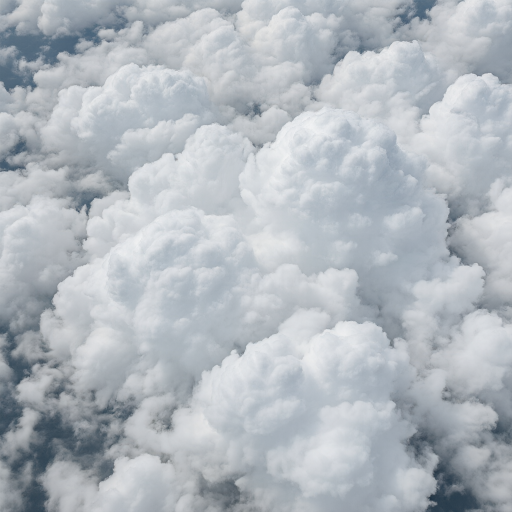
#> input picture dsh-image-gen/image-a516f86e.png, 1024 x 1024 px, found by its file name (shown at 1/2 size)
$ python env_clouds_photo.py
#> lines starting #> are read from the running program, lines starting #| are printed output that depends on the picture
#> in main, photo is the input picture: PIL image 1024x1024 RGB; mean R, G, B 177.3, 183.8, 190.2
#!/usr/bin/env python3
"""Bake the sky cloud map from a real reference photo (user-supplied), full 1024 res.

Goal (6.3.1, after two field reports): puffy cumulus like the reference photo,
not a mosaic of 12-unit blocks.

Resolution matters and 256 was a wrong constraint: LevelRenderer#buildClouds maps
the whole texture over a fixed 3072-unit period (UV = grid_coord / 256), so
**one texel = 3072 / texture_width units**. At 256 the photo's fluffy wisps
(1-5 px in the source) collapse into blocky 12-unit cells; at 1024 each texel is
3 units and the wisps survive. Vanilla samples the mesh quads with linear
filtering, so the alpha gradient renders smoothly inside each quad.

Pipeline (deterministic, no seed):
  1. cloudness field from the photo: clouds are bright and colour-neutral while
     the gaps (sky/sea) are darker and blue-shifted, so
     cloudness = lum - 0.8 * blueness, stretched to the 2%..98% percentile range.
  2. make it tileable at full res: cross-fade with the half-period shift
     (128 px edge band — the field is smooth, the band is invisible).
  3. threshold with a soft band: the cut is chosen automatically so the covered
     fraction lands on TARGET (thick cores keep, thin haze drops).
  4. RGB = flat white; vanilla's buildClouds shades top/bottom/sides via vertex
     colours; the alpha soft edge gives the fluffy borders.
"""

from __future__ import annotations

import sys
from pathlib import Path

try:
    from PIL import Image
except ImportError:  # pragma: no cover
    sys.exit("Pillow is required: python - m pip install pillow")

PHOTO = Path("dsh-image-gen/image-a516f86e.png")   # user's reference #2
TARGET = Path("src/main/resources/assets/apocalypse_zombies/textures/environment/clouds.png")
SIZE = 1024               # full photo resolution: 1 texel = 3 world units
TARGET_COVERAGE = 0.30    # scattered puffs: enough blue sky between clouds
SOFT_BAND = 0.12          # wide alpha ramp = fluffy feathered edges
BLUE_BIAS = 0.8           # how strongly blue gaps are pushed out of the cloud field
TILE_BAND = 128           # cross-fade band for tileability (1/8 of the canvas)
BRIGHTEN = 1.08           # photo RGB is kept (real cloud shading!) and lifted a
                          # little to compensate for vanilla's vertex dimming


def cloudness_field(photo: Image.Image) -> Image.Image:
    img = photo.convert("RGB")
    px = list(img.getdata())
#> px = 1048576 items
    vals = [0.299 * r + 0.587 * g + 0.114 * b - BLUE_BIAS * (b - (r + g) / 2.0)
            for r, g, b in px]
#> vals = 1048576 items
    order = sorted(vals)                       # 分位数用排序副本；空间结构留在 vals
#> order = 1048576 items
    lo = order[int(len(order) * 0.02)]
#> lo = 75.09
    hi = order[int(len(order) * 0.98)]
#> hi = 222.9
    span = max(1e-6, hi - lo)
#> span = 147.8
    field = Image.new("L", img.size)
#> field: PIL image 1024x1024 L; every value is 0
    field.putdata([max(0, min(255, round((v - lo) * 255.0 / span))) for v in vals])
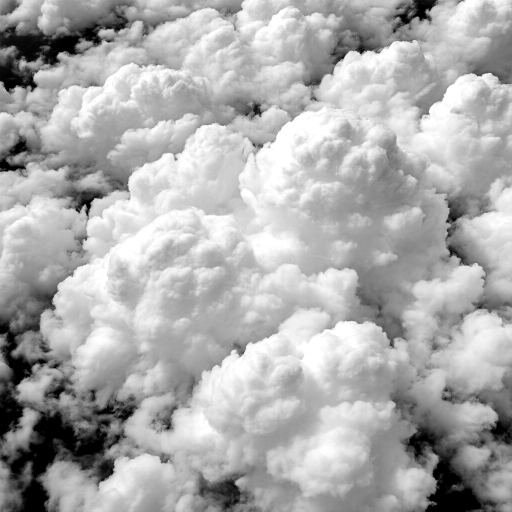
#> field: PIL image 1024x1024 L (shown at 1/2 size); min 0, max 255, mean 172.5
    return field


def make_tileable(field: Image.Image, band: int) -> Image.Image:
    """Cross-fade with the half-period shift so opposite edges agree.

    Weight = 1 at the canvas edges (use the shifted copy there — that is what
    makes out(0) meet out(width-1)), fading to 0 in the interior (keep the
    original photo)."""
#> called with band = 128
    width, height = field.size
#> width = 1024; height = 1024
    f = field.load()
    out = Image.new("L", (width, height))
    o = out.load()
    half_x, half_y = width // 2, height // 2
#> half_x = 512; half_y = 512
    for y in range(height):
        wy = min(1.0, min(y, height - 1 - y) / band)
        for x in range(width):
            wx = min(1.0, min(x, width - 1 - x) / band)
            w = 1.0 - max(wx, wy)          # 边缘 1（用平移图衔接），内部 0（保原片）
            base = f[x, y]
            shifted = f[(x + half_x) % width, (y + half_y) % height]
            o[x, y] = round(base * (1.0 - w) + shifted * w)
    return out


def main() -> None:
    if not PHOTO.is_file():
        sys.exit(f"missing reference photo: {PHOTO}")
    photo = Image.open(PHOTO)
    if photo.size[0] != SIZE or photo.size[1] != SIZE:
        photo = photo.resize((SIZE, SIZE), Image.LANCZOS)
    field = cloudness_field(photo)
    tiled = make_tileable(field, TILE_BAND)
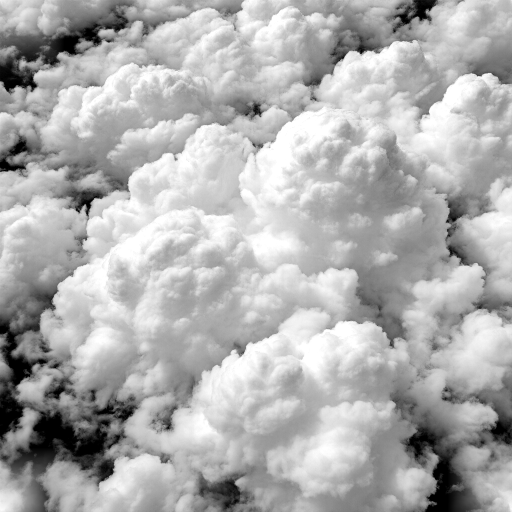
#> tiled: PIL image 1024x1024 L (shown at 1/2 size); min 0, max 255, mean 174.5

    vals = sorted(tiled.getdata())
#> vals = 1048576 items
    cut = vals[int(len(vals) * (1.0 - TARGET_COVERAGE))]
#> cut = 206
    low, high = cut - 255 * SOFT_BAND / 2.0, cut + 255 * SOFT_BAND / 2.0
#> low = 190.7; high = 221.3

    lut = []
    for v in range(256):
        if v <= low:
            lut.append(0)
        elif v >= high:
            lut.append(255)
        else:
            lut.append(round((v - low) * 255.0 / (high - low)))
#> after the loop, lut = 256 values from 0 to 255
    alpha = tiled.point(lut)
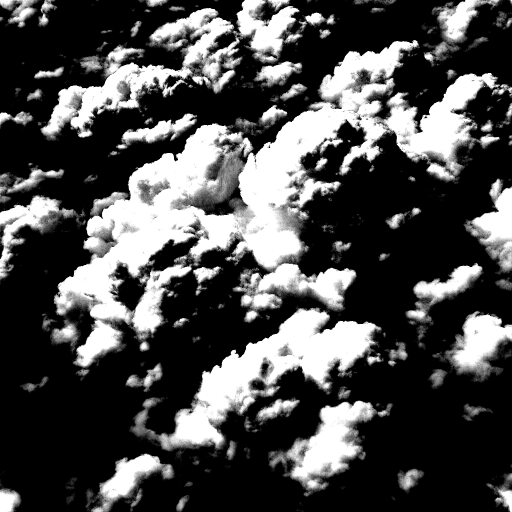
#> alpha: PIL image 1024x1024 L (shown at 1/2 size); min 0, max 255, mean 77.2

    # Puffy shading from two aligned sources (both already tileable):
    #   * the cloudness field: thick cores read bright, thin edges read grey;
    #   * the alpha itself: the soft skirt is darker, like the shaded underside
    #     of a puff. Vanilla multiplies vertex colours on top (top 0.7 / sides
    #     0.8 / bottom 1.0), so keep the texture bright overall.
    f_px = tiled.load()
    a_px = alpha.load()
    out = Image.new("RGBA", (SIZE, SIZE))
#> out: PIL image 1024x1024 RGBA; every value is 0
    o = out.load()
    for y in range(SIZE):
        for x in range(SIZE):
            a = a_px[x, y]
            shade = (0.86 + 0.14 * a / 255.0) * (0.80 + 0.20 * f_px[x, y] / 255.0)
            r = min(255, round(252 * BRIGHTEN * shade))
            g = min(255, round(252 * BRIGHTEN * shade))
            b = min(255, round(255 * BRIGHTEN * shade))
            o[x, y] = (r, g, b, a)
    out.save(TARGET, format="PNG")

    hist = alpha.histogram()
#> hist = 256 values, max 601189 at index 0, min 0 at index 1, mean 4096
    solid = sum(hist[192:])
#> solid = 252055
    soft = sum(hist[32:192])
#> soft = 162458
    print(f"clouds.png baked from {PHOTO.name}: {SIZE}x{SIZE} "
          f"(1 texel = {3072 // SIZE} world units, period 3072)")
    print(f"  threshold {cut}/255, coverage {TARGET_COVERAGE:.0%} target")
#|   threshold 206/255, coverage 30% target
    print(f"  solid px {solid} ({solid / (SIZE * SIZE):.1%}), soft-edge px {soft}")
#|   solid px 252055 (24.0%), soft-edge px 162458


if __name__ == "__main__":
    main()

$ run again, with dsh-image-gen/image-31fb79a4.png copied over dsh-image-gen/image-a516f86e.png
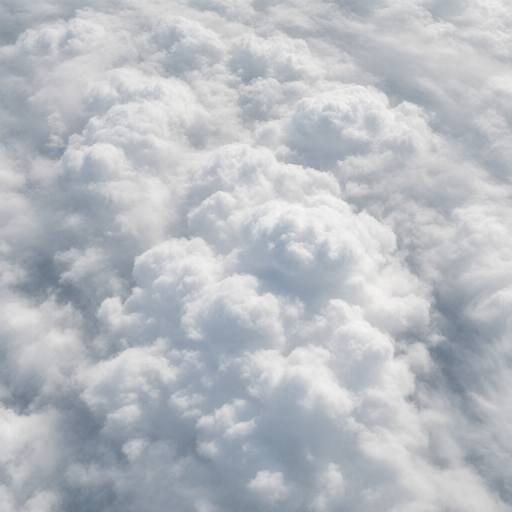
#> input picture dsh-image-gen/image-31fb79a4.png, 1024 x 1024 px, found by its file name (shown at 1/2 size)
#> in main, photo is the input picture: PIL image 1024x1024 RGB; mean R, G, B 183.8, 187.9, 193.8
#> px = 1048576 items
#> lo = 120.6
#> hi = 232.4
#> span = 111.7
#> in main, `tiled = make_tileable(field, TILE_BAND)`:
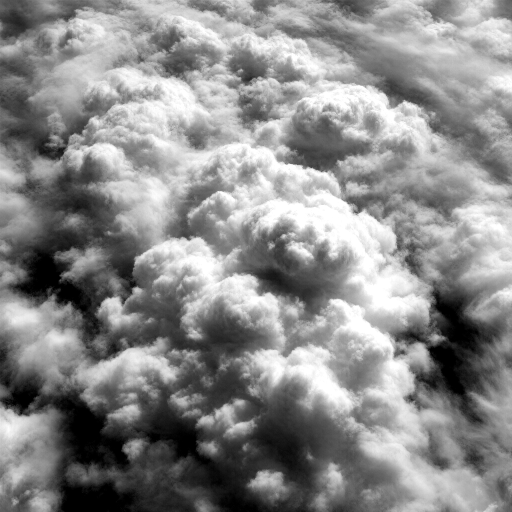
#> tiled: PIL image 1024x1024 L (shown at 1/2 size); min 0, max 255, mean 138.1
#> in main, `vals = sorted(tiled.getdata())`: vals = 1048576 items
#> cut = 181
#> low = 165.7; high = 196.3
#> after the loop in main, `for v in range(256):`: lut = 256 values from 0 to 255
#> out: PIL image 1024x1024 RGBA; every value is 0
#> in main, `out.save(TARGET, format="PNG")`:
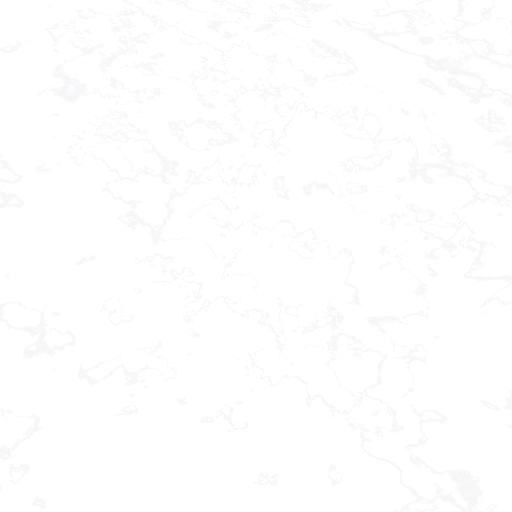
#> saved as clouds.png: PIL image 1024x1024 RGBA (shown at 1/2 size); mean R, G, B, A 221.3, 221.3, 223.2, 76.6; transparent parts drawn white
#> hist = 256 values, max 649922 at index 0, min 0 at index 1, mean 4096
#> solid = 275729
#> soft = 100377
#|   threshold 181/255, coverage 30% target
#|   solid px 275729 (26.3%), soft-edge px 100377
